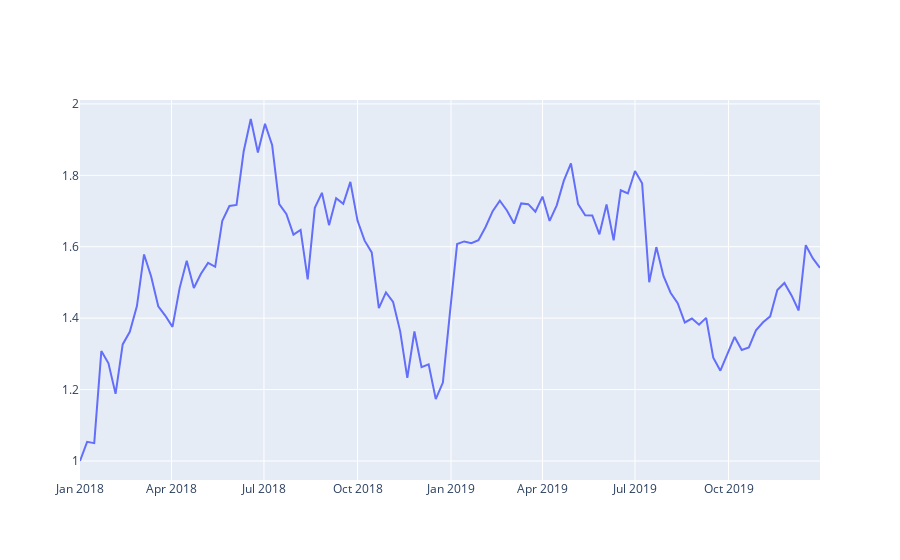

This figure's notebook cell:
### Code cell
f2 = go.Figure()
f2.add_trace(go.Scatter(x=df['date'], y=df['NFLX'],mode='lines'))
f2.show()
